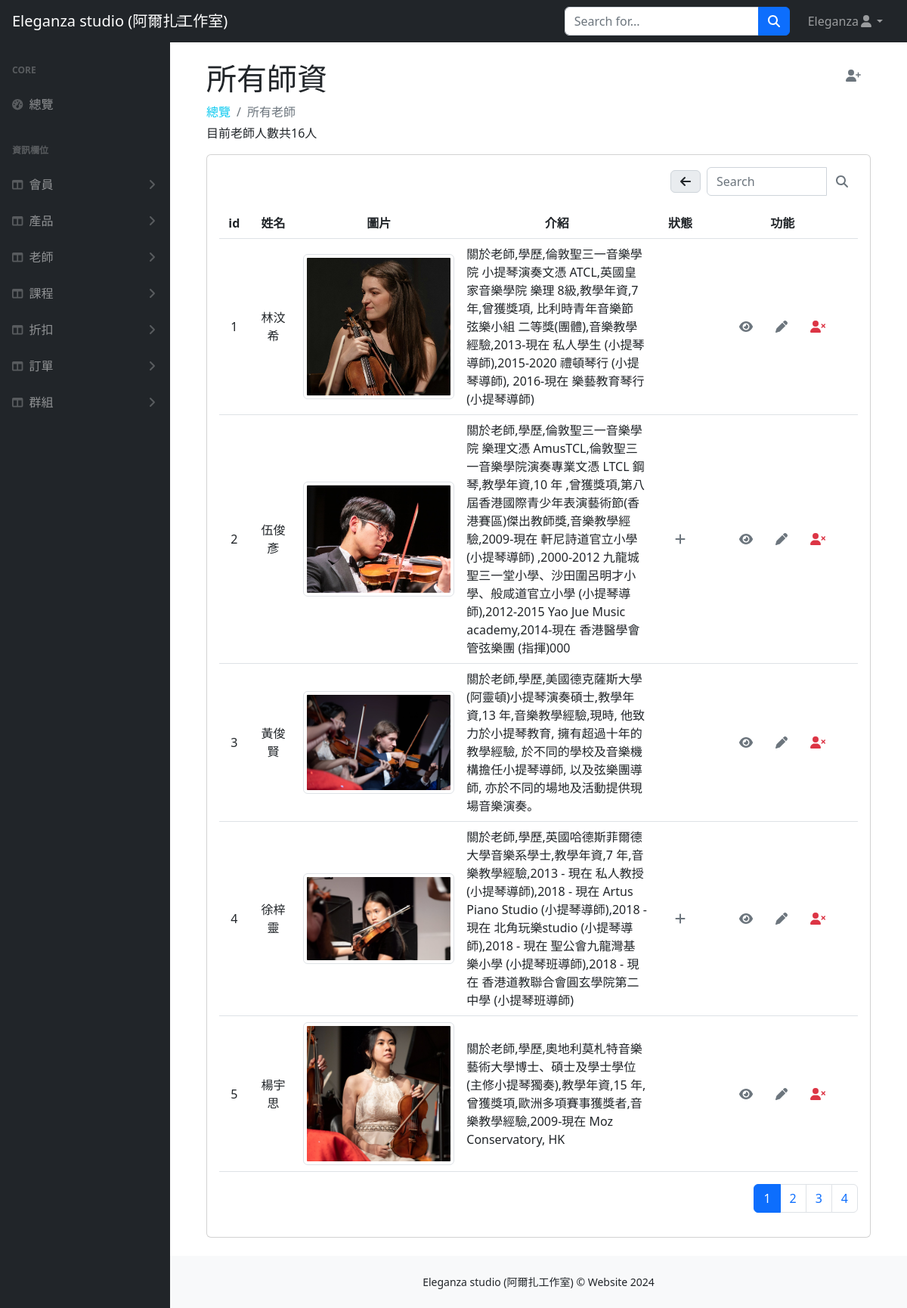
The page /layout-static.php (signed in) on the database its author committed.
### tables this page shows
CREATE TABLE `teacher` (
  `teacher_id` int(2) NOT NULL,
  `name` varchar(10) NOT NULL,
  `gender` varchar(1) NOT NULL,
  `phone` varchar(10) DEFAULT NULL,
  `email` varchar(30) DEFAULT NULL,
  `img` varchar(50) DEFAULT NULL,
  `introduction` varchar(500) DEFAULT NULL,
  `valid` int(1) NOT NULL
);

### layout-static.php (the view, shortened to what this page needs)
<?php
require_once("db_connect.php");
$recordsPerPage = 5;
$current_page = isset($_GET['page']) ? intval($_GET['page']) : 1;
$offset = ($current_page - 1) * $recordsPerPage;
$sql = "SELECT * FROM teacher LIMIT $offset, $recordsPerPage";
$result = $conn->query($sql);
$total_records = $conn->query("SELECT COUNT(*) as count FROM teacher")->fetch_assoc()['count'];
$total_pages = ($total_records > 0) ? ceil($total_records / $recordsPerPage) : 1;
?>
<!DOCTYPE html>
<html lang="en">
<head>
    <link href="css/styles.css" rel="stylesheet" />
    <link rel="stylesheet" href="https://cdnjs.cloudflare.com/ajax/libs/font-awesome/6.5.1/css/all.min.css">
</head>
<body>
<nav class="sb-topnav navbar navbar-expand navbar-dark bg-dark">
        <a class="navbar-brand ps-3" href="index.php">Eleganza studio (阿爾扎工作室)</a>
        <button class="btn btn-link btn-sm order-1 order-lg-0 me-4 me-lg-0" id="sidebarToggle" href="#!"><i class="fas fa-bars"></i></button>
        <form class="d-none d-md-inline-block form-inline ms-auto me-0 me-md-3 my-2 my-md-0">
            <div class="input-group">
                <input class="form-control" type="text" placeholder="Search for..." aria-label="Search for..." aria-describedby="btnNavbarSearch" />
                <button class="btn btn-primary" id="btnNavbarSearch" type="button"><i class="fas fa-search"></i></button>
            </div>
        </form>
        <ul class="navbar-nav ms-auto ms-md-0 me-3 me-lg-4">
            <li class="nav-item dropdown">
                <a class="nav-link dropdown-toggle" id="navbarDropdown" href="#" role="button" data-bs-toggle="dropdown" aria-expanded="false"><?= $_SESSION["user"]["name"] ?><i class="fas fa-user fa-fw"></i></a>
            </li>
        </ul>
    </nav>
    <div id="layoutSidenav">
        <div id="layoutSidenav_nav">
            <nav class="sb-sidenav accordion sb-sidenav-dark" id="sidenavAccordion">
                <div class="sb-sidenav-menu">
                    <div class="nav">
                        <div class="sb-sidenav-menu-heading">Core</div>
                        <a class="nav-link" href="index.php">
                            <div class="sb-nav-link-icon"><i class="fas fa-tachometer-alt"></i></div>
                            總覽
                        </a>
                        <div class="sb-sidenav-menu-heading">資訊欄位</div>
                        <a class="nav-link collapsed" href="#" data-bs-toggle="collapse" data-bs-target="#users" aria-expanded="false" aria-controls="collapseLayouts">
                            <div class="sb-nav-link-icon"><i class="fas fa-columns"></i></div>
                            會員
                            <div class="sb-sidenav-collapse-arrow"><i class="fas fa-angle-down"></i></div>
                        </a>
                        <a class="nav-link collapsed" href="#" data-bs-toggle="collapse" data-bs-target="#products" aria-expanded="false" aria-controls="collapseLayouts">
                            <div class="sb-nav-link-icon"><i class="fas fa-columns"></i></div>
                            產品
                            <div class="sb-sidenav-collapse-arrow"><i class="fas fa-angle-down"></i></div>
                        </a>
                        <a class="nav-link collapsed" href="#" data-bs-toggle="collapse" data-bs-target="#teacher" aria-expanded="false" aria-controls="courses">
                            <div class="sb-nav-link-icon"><i class="fas fa-columns"></i></div>
                            老師
                            <div class="sb-sidenav-collapse-arrow"><i class="fas fa-angle-down"></i></div>
                        </a>
                        <a class="nav-link collapsed" href="#" data-bs-toggle="collapse" data-bs-target="#courses" aria-expanded="false" aria-controls="courses">
                            <div class="sb-nav-link-icon"><i class="fas fa-columns"></i></div>
                            課程
                            <div class="sb-sidenav-collapse-arrow"><i class="fas fa-angle-down"></i></div>
                        </a>
                        <a class="nav-link collapsed" href="#" data-bs-toggle="collapse" data-bs-target="#discounts" aria-expanded="false" aria-controls="collapseLayouts">
                            <div class="sb-nav-link-icon"><i class="fas fa-columns"></i></div>
                            折扣
                            <div class="sb-sidenav-collapse-arrow"><i class="fas fa-angle-down"></i></div>
                        </a>
                        <a class="nav-link collapsed" href="#" data-bs-toggle="collapse" data-bs-target="#orders" aria-expanded="false" aria-controls="collapseLayouts">
                            <div class="sb-nav-link-icon"><i class="fas fa-columns"></i></div>
                            訂單
                            <div class="sb-sidenav-collapse-arrow"><i class="fas fa-angle-down"></i></div>
                        </a>
                        <a class="nav-link collapsed" href="#" data-bs-toggle="collapse" data-bs-target="#groups" aria-expanded="false" aria-controls="groups">
                            <div class="sb-nav-link-icon"><i class="fas fa-columns"></i></div>
                            群組
                            <div class="sb-sidenav-collapse-arrow"><i class="fas fa-angle-down"></i></div>
                        </a>
                    </div>
                </div>
            </nav>
        </div>
        <div id="layoutSidenav_content">
            <main>
                <div class="container-fluid px-5">
                    <div class="d-flex align-items-center justify-content-between">
                        <h1 class="mt-4 text-center">所有師資</h1>
                        <p class="mt-4"><a class="btn" href="layout-static2.php"><i class="text-secondary fa-solid fa-user-plus "></i></a></p>
                    </div>
                    <ol class="breadcrumb mb-1">
                        <li class="breadcrumb-item"><a class="nav-link link-info" href="../index.php">總覽</a></li>
                        <li class="breadcrumb-item active">所有老師</li>
                    </ol>
                    <p>目前老師人數共<?php echo $total_records; ?>人</p>
                    <div class="card mb-4">
                        <div class="card-body">
                            <div class="d-flex justify-content-end mb-3">
                                <div class="d-flex align-items-center">
                                    <a href="layout-static.php" class="me-2">
                                        <span class="input-group-text">
                                            <i class="fa-solid fa-arrow-left"></i>
                                        </span>
                                    </a>
                                    <div class="input-group" style="max-width: 200px;">
                                        <input type="search" class="form-control" id="searchInput" placeholder="Search" aria-label="Search" aria-describedby="searchButton">
                                        <button class="btn" type="button" id="searchButton"><i class=" text-secondary fas fa-search"></i></button>
                                    </div>
                                </div>
                            </div>
                            <table class="table align-middle">
                                <thead>
                                    <tr class="text-center">
                                        <th scope="col">id</th>
                                        <th scope="col">姓名</th>
                                        <th scope="col">圖片</th>
                                        <th scope="col">介紹</th>
                                        <th scope="col">狀態</th>
                                        <th scope="col">功能</th>
                                    </tr>
                                </thead>
                                <tbody>
                                    <?php $rows = $result->fetch_all(MYSQLI_ASSOC);
                                    foreach ($rows as $teacher) :
                                        $imgFileName = !empty($teacher["img"]) ? $teacher["img"] : "default_image.jpg";
                                    ?>
                                        <tr>
                                            <td class="text-center"><?= $teacher["teacher_id"] ?></td>
                                            <td class="text-center" style="max-width:50px;"><?= $teacher["name"] ?></td>
                                            <td class="text-center" style="width:200px;">
                                                <img src="./img/<?= $imgFileName ?>" class="img-fluid img-thumbnail" alt="" style="max-width:200px; max-height:200px;">
                                            </td>
                                            <td style="max-width:200px;"><?= $teacher["introduction"] ?></td>
                                            <td class="text-center"><?php if ($teacher["valid"] == 0) : ?>
                                                    <a class="btn" href="unhide_teacher.php?id=<?= $teacher["teacher_id"] ?>">
                                                        <i class="text-secondary fa-solid fa-plus"></i>
                                                    </a>
                                                <?php endif; ?>
                                            </td>
                                            <td class="text-center">
                                                <a class="btn" href="view_teacher2.php?id=<?= $teacher["teacher_id"] ?>"><i class="text-secondary fa-solid fa-eye"></i></a>
                                                <a class="btn" href="edit_teacher2.php?id=<?= $teacher["teacher_id"] ?>">
                                                    <i class="text-secondary fa-solid fa-pen"></i></a>
                                                <button type="button" class="btn" data-bs-toggle="modal" data-bs-target="#teacher<?= $teacher["teacher_id"] ?>">
                                                    <i class="text-danger fa-solid fa-user-xmark"></i>
                                                </button>
                                            </td>
                                        </tr>
                                    <?php endforeach; ?>
                                </tbody>
                            </table>
                            <nav aria-label="Page navigation example">
                                <ul class="pagination justify-content-end">
                                    <?php for ($i = 1; $i <= $total_pages; $i++) : ?>
                                        <li class="page-item <?php echo ($i == $current_page) ? 'active' : ''; ?>">
                                            <a class="page-link" href="?page=<?php echo $i; ?>"><?php echo $i; ?></a>
                                        </li>
                                    <?php endfor; ?>
                                </ul>
                            </nav>
                        </div>
                    </div>
                </div>
            </main>
            <footer class="py-4 bg-light mt-auto">
                <div class="container-fluid px-4">
                    <div class="d-flex align-items-center justify-content-center small">
                        <div class="">Eleganza studio (阿爾扎工作室) &copy; Website 2024</div>
                    </div>
                </div>
            </footer>
        </div>
    </div>
</body>
</html>

### layout-static.php (style rules this page uses)
.page-item { color: grey; }

### css/css.php (style rules this page uses)
a { text-wrap: nowrap; }

### rows shown on the page
teacher: teacher_id "1", name "林汶希", img (picture), introduction "關於老師,學歷,倫敦聖三一音樂學院 小提琴演奏文憑 ATCL,英國皇家音樂學院 樂理 8級,教學年資,7 年,曾獲獎項, 比利時青年音樂節 弦樂小組 二等獎(團體),音樂教學經驗,2013-現在 私人學生 (小提琴導師),2015-2020 禮頓琴行 (小提琴導師), 2016-現在 樂藝教育琴行 (小提琴導師)"
teacher: teacher_id "2", name "伍俊彥", img (picture), introduction "關於老師,學歷,倫敦聖三一音樂學院 樂理文憑 AmusTCL,倫敦聖三一音樂學院演奏專業文憑 LTCL 鋼琴,教學年資,10 年 ,曾獲獎項,第八屆香港國際青少年表演藝術節(香港賽區)傑出教師獎,音樂教學經驗,2009-現在 軒尼詩道官立小學 (小提琴導師) ,2000-2012 九龍城聖三一堂小學、沙田圍呂明才小學、般咸道官立小學 (小提琴導師),2012-2015 Yao Jue Music academy,2014-現在 香港醫學會管弦樂團 (指揮)000"
teacher: teacher_id "3", name "黃俊賢", img (picture), introduction "關於老師,學歷,美國德克薩斯大學(阿靈頓)小提琴演奏碩士,教學年資,13 年,音樂教學經驗,現時, 他致力於小提琴教育, 擁有超過十年的教學經驗, 於不同的學校及音樂機構擔任小提琴導師, 以及弦樂團導師, 亦於不同的場地及活動提供現場音樂演奏。"
teacher: teacher_id "4", name "徐梓靈", img (picture), introduction "關於老師,學歷,英國哈德斯菲爾德大學音樂系學士,教學年資,7 年,音樂教學經驗,2013 - 現在 私人教授 (小提琴導師),2018 - 現在 Artus Piano Studio (小提琴導師),2018 - 現在 北角玩樂studio (小提琴導師),2018 - 現在 聖公會九龍灣基樂小學 (小提琴班導師),2018 - 現在 香港道教聯合會圓玄學院第二中學 (小提琴班導師)"
teacher: teacher_id "5", name "楊宇思", img (picture), introduction "關於老師,學歷,奧地利莫札特音樂藝術大學博士、碩士及學士學位(主修小提琴獨奏),教學年資,15 年,曾獲獎項,歐洲多項賽事獲獎者,音樂教學經驗,2009-現在 Moz Conservatory, HK"

### other values the page prints
$_SESSION["user"]["name"] "Eleganza"
$total_records "16"
